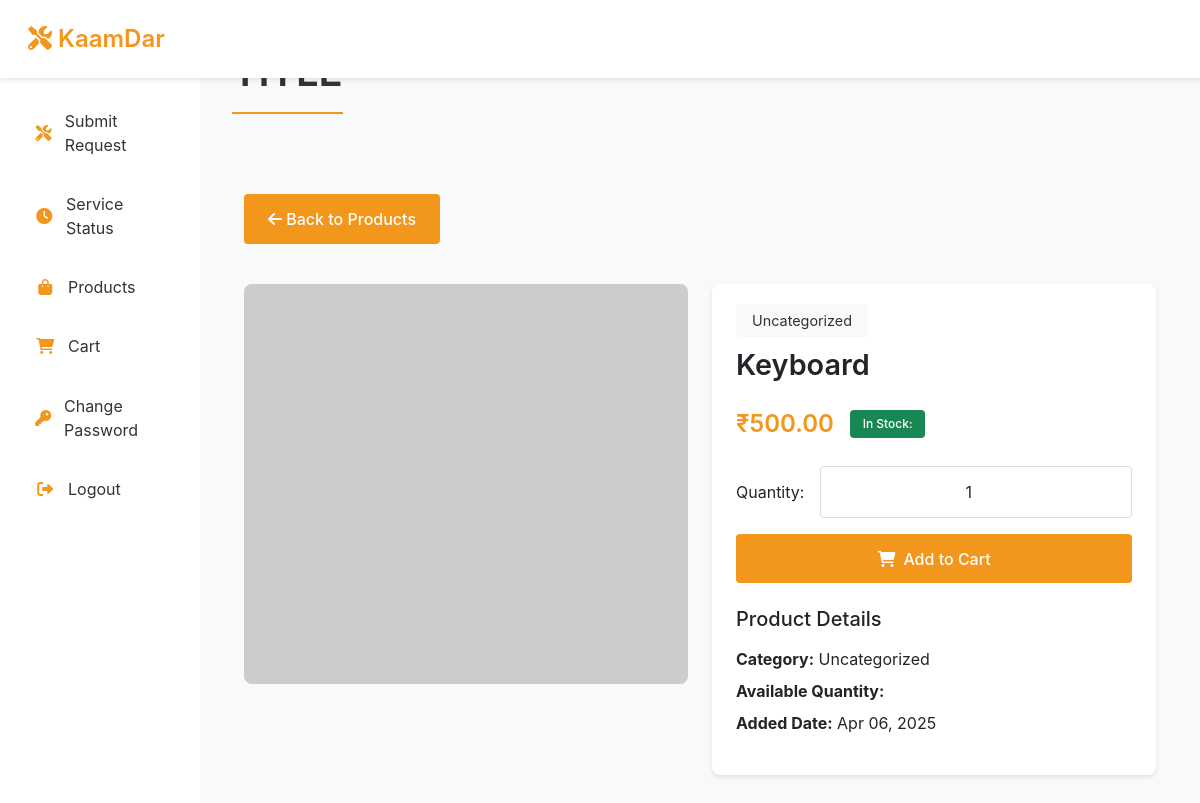
/Kaamdar_PHP/Requester/product-detail.php?id=1 (signed in), run on the app's committed database.
### tables this page shows
CREATE TABLE `assets_tb` (
  `pid` int(11) NOT NULL,
  `pname` varchar(60) NOT NULL,
  `category_id` int(11) DEFAULT NULL,
  `pdop` date NOT NULL,
  `pava` int(11) NOT NULL,
  `ptotal` int(11) NOT NULL,
  `poriginalcost` int(11) NOT NULL,
  `psellingcost` int(11) NOT NULL,
  `description` text DEFAULT NULL,
  `image_url` varchar(255) DEFAULT NULL,
  `featured` tinyint(1) NOT NULL DEFAULT 0,
  `created_at` timestamp NOT NULL DEFAULT current_timestamp()
);

### Kaamdar_PHP/Requester/product-detail.php (the view, shortened to what this page needs)
<?php
include('../dbConnection.php');
$product_id = isset($_GET['id']) ? filter_input(INPUT_GET, 'id', FILTER_SANITIZE_NUMBER_INT) : 0;
if($product_id > 0) {
    $sql = "SELECT a.*, c.category_name
            FROM assets_tb a
            LEFT JOIN product_categories_tb c ON a.category_id = c.category_id
            WHERE a.pid = ?";
    $stmt = $conn->prepare($sql);
    $stmt->bind_param("i", $product_id);
    $stmt->execute();
    $result = $stmt->get_result();
    if($result->num_rows > 0) {
        $product = $result->fetch_assoc();
    } else {
        $msg = '<div class="alert alert-warning">Product not found!</div>';
    }
} else {
    $msg = '<div class="alert alert-warning">Invalid product ID!</div>';
}
?>
<!DOCTYPE html>
<html lang="en">
<head>
    <link href="https://cdn.jsdelivr.net/npm/bootstrap@5.3.0/dist/css/bootstrap.min.css" rel="stylesheet">
    <link rel="stylesheet" href="https://cdnjs.cloudflare.com/ajax/libs/font-awesome/6.0.0/css/all.min.css">
</head>
<body>
    <?php include('includes/header.php'); ?>
    <div class="container py-4">
        <div class="row mb-4">
            <div class="col-12">
                <a href="products.php" class="btn btn-primary mb-3">
                    <i class="fas fa-arrow-left"></i> Back to Products
                </a>
            </div>
        </div>
        <?php if(isset($product)): ?>
        <div class="row">
            <div class="col-md-6 mb-4">
                <img src="<?php echo htmlspecialchars($product['image_url'] ?? 'https://via.placeholder.com/600x400'); ?>"
                     alt="<?php echo htmlspecialchars($product['pname']); ?>"
                     class="product-image">
            </div>
            <div class="col-md-6">
                <div class="product-detail-card p-4">
                    <span class="category-badge"><?php echo htmlspecialchars($product['category_name'] ?? 'Uncategorized'); ?></span>
                    <h1 class="product-title mt-3"><?php echo htmlspecialchars($product['pname']); ?></h1>
                    <div class="d-flex align-items-center mb-4">
                        <span class="product-price me-3">₹<?php echo number_format($product['psellingcost'], 2); ?></span>
                        <span class="badge bg-success">In Stock: <?php echo $product['quantity']; ?></span>
                    </div>
                    <form method="POST" class="mb-4">
                        <div class="d-flex align-items-center mb-3">
                            <label for="quantity" class="me-3">Quantity:</label>
                            <input type="number" id="quantity" name="quantity" class="form-control quantity-input"
                                   value="1" min="1" max="<?php echo $product['quantity']; ?>">
                        </div>
                        <button type="submit" name="add_to_cart" class="btn btn-primary w-100">
                            <i class="fas fa-shopping-cart me-2"></i>Add to Cart
                        </button>
                    </form>
                    <div class="product-details">
                        <h5 class="mb-3">Product Details</h5>
                        <ul class="list-unstyled">
                            <li class="mb-2"><strong>Category:</strong> <?php echo htmlspecialchars($product['category_name'] ?? 'Uncategorized'); ?></li>
                            <li class="mb-2"><strong>Available Quantity:</strong> <?php echo $product['quantity']; ?></li>
                            <li class="mb-2"><strong>Added Date:</strong> <?php echo date('M d, Y', strtotime($product['created_at'])); ?></li>
                        </ul>
                    </div>
                </div>
            </div>
        </div>
        <?php endif; ?>
    </div>
</body>
</html>

### Kaamdar_PHP/Requester/product-detail.php (style rules this page uses)
:root { --primary-color: #f3961c; --secondary-color: #333; --accent-color: #f3961c; --text-color: #333; --light-bg: #f8f9fa; --dark-bg: #333; }
body { background-color: var(--light-bg); font-family: -apple-system, BlinkMacSystemFont, "Segoe UI", Roboto, Helvetica, Arial, sans-serif; }
.product-detail-card { border: none; border-radius: 8px; box-shadow: 0 2px 4px rgba(0,0,0,0.1); background: white; }
.product-image { width: 100%; height: 400px; object-fit: cover; border-radius: 8px; }
.product-title { font-size: 1.8rem; font-weight: 600; margin-bottom: 1rem; }
.product-price { color: var(--primary-color); font-weight: 600; font-size: 1.5rem; }
.category-badge { background: var(--light-bg); color: var(--text-color); padding: 0.5rem 1rem; border-radius: 4px; font-size: 0.9rem; }
.btn-primary { background: var(--primary-color); border: none; padding: 0.8rem 1.5rem; border-radius: 4px; transition: all 0.3s ease; font-weight: 500; }
.quantity-input { width: 80px; text-align: center; }

### Kaamdar_PHP/Requester/includes/header.php (style rules this page uses)
:root { --primary-color: #f3961c; --secondary-color: #333; --accent-color: #f3961c; --text-color: #333; --light-bg: #f8f9fa; --dark-bg: #333; }
body { background-color: var(--light-bg); font-family: -apple-system, BlinkMacSystemFont, "Segoe UI", Roboto, Helvetica, Arial, sans-serif; }
.btn-primary { background: var(--primary-color); border: none; padding: 0.8rem 1.5rem; border-radius: 4px; transition: all 0.3s ease; font-weight: 500; }
.form-control { border-radius: 4px; padding: 0.8rem 1rem; border: 1px solid #ddd; transition: all 0.3s ease; }
.badge { padding: 0.5rem 0.8rem; border-radius: 4px; font-weight: 500; }

### data on the page
assets_tb: pname "Keyboard", psellingcost "500.00", created_at "Apr 06, 2025"

### other printed values
$product['category_name'] "Uncategorized"
